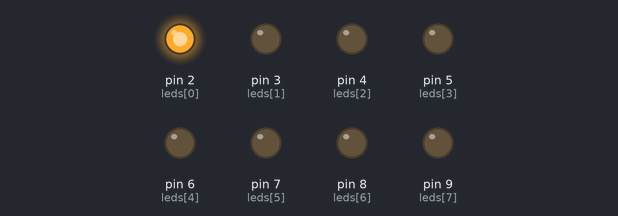
Bench run of a sketch on a simulated Arduino Uno, built with avr-gcc and run on an emulated ATmega328P. Shown: output pins drawn as LEDs (lit = HIGH).

Above: at 0.1 s.
At 4.6 s:
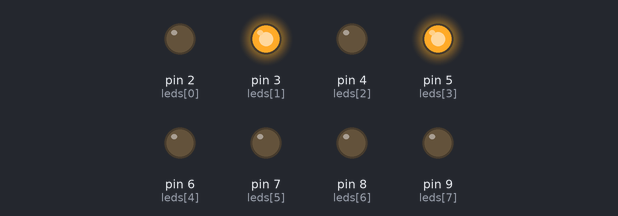
At 9.6 s:
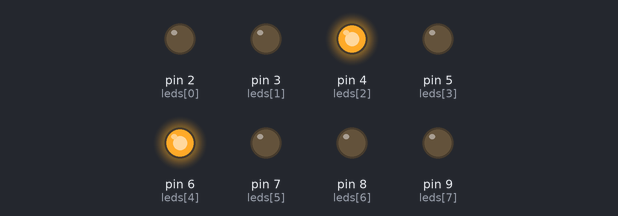
At 19.6 s:
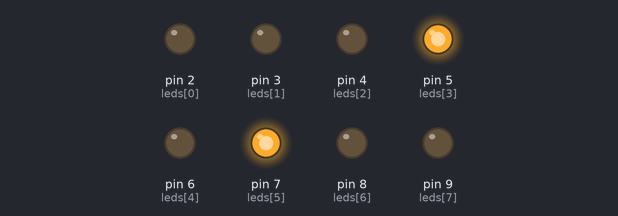
At 29.1 s:
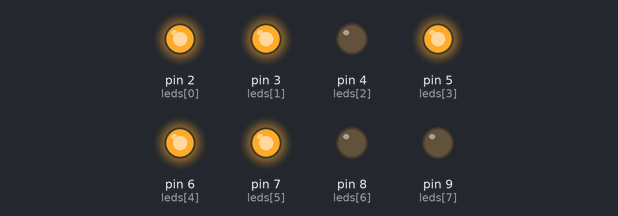
At 39.1 s:
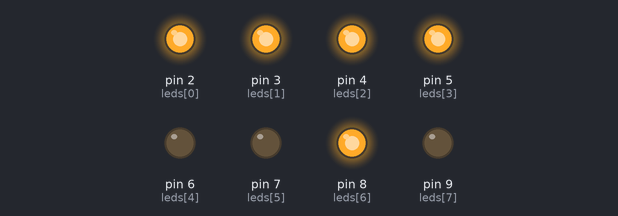
Timing chart, 0 to 40.0 s (numbered marks = the images above):
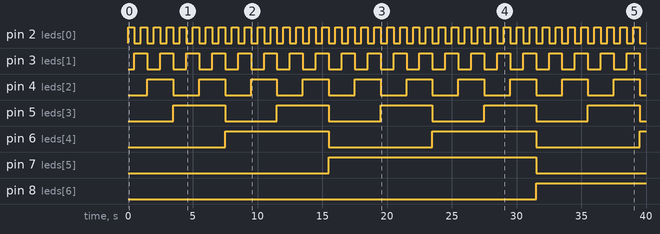

The sketch:

Eight_LED_Counter.ino
```cpp
int leds[] = {2,3,4,5,6,7,8,9};

// the setup routine runs once when you press reset:
void setup() {
  // initialize the digital pin as an output.
  for (int i = 0; i < 8; i++)
  {
    pinMode(leds[i], OUTPUT);
  }

}

// the loop routine runs over and over again forever:
void loop() {
  for (int i = 1; i < 256; i++)
  {
    show_no(i);
  }
}

void show_no(int n)
{
  for (int i = 0; i < 8; i++)
  {
    if (n % 2 == 1){
      digitalWrite(leds[i], HIGH);   // turn the LED on (HIGH is the voltage level)
    }else
    {
      digitalWrite(leds[i], LOW);   // turn the LED on (HIGH is the voltage level)
    }
    n = n >> 1;
  }

  delay(500);               // wait for a second

  clear_all();
}

void clear_all()
{
  for (int i = 0; i < 8; i++)
  {
    digitalWrite(leds[i], LOW);    // turn the LED off by making the voltage LOW
  }
}
```

Measured:
- by itself, pin 2 (leds[0]): alternates HIGH for 0.50 s and LOW for 0.50 s
- by itself, pin 3 (leds[1]): alternates HIGH for 1.0 s and LOW for 1.0 s
- by itself, pin 4 (leds[2]): alternates HIGH for 2.0 s and LOW for 2.0 s
- by itself, pin 5 (leds[3]): alternates HIGH for 4.0 s and LOW for 4.0 s
- by itself, pin 6 (leds[4]): alternates HIGH for 8.0 s and LOW for 8.0 s
- by itself, pin 7 (leds[5]): LOW → HIGH at 15.5 s, → LOW 16.0 s later
- by itself, pin 8 (leds[6]): LOW → HIGH at 31.5 s
